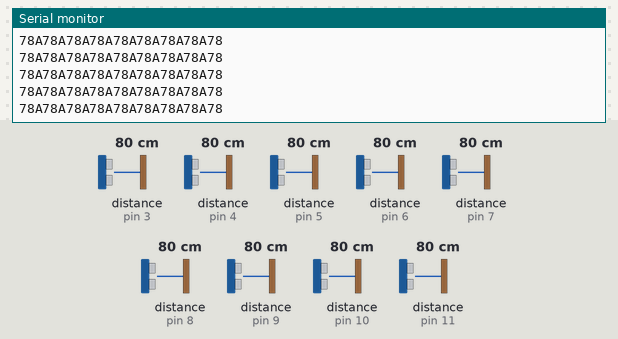
The sketch below on a simulated Arduino Mega 2560, built with avr-gcc and run on an emulated ATmega2560. Shown: the last lines printed to the serial monitor. Wiring (inferred from the names in the program): 9 × ultrasonic range finder: trigger pin 22, echo pin 3 / trigger pin 23, echo pin 4 / trigger pin 24, echo pin 5 / trigger pin 25, echo pin 6 / trigger pin 26, echo pin 7 / trigger pin 27, echo pin 8 / trigger pin 28, echo pin 9 / trigger pin 29, echo pin 10 / trigger pin 30, echo pin 11. The test bench sets the inputs (shaded band); at power-on: distance to the obstacle (sensors on pin 3, pin 4, pin 5, pin 6, pin 7, pin 8, pin 9, pin 10, pin 11) 80 cm. The echo pulse lasts 58.3 µs per cm.

Above: at 1.2 s.
1.3 s: distance to the obstacle (sensor on pin 3) set to 2 cm
At 1.42 s:
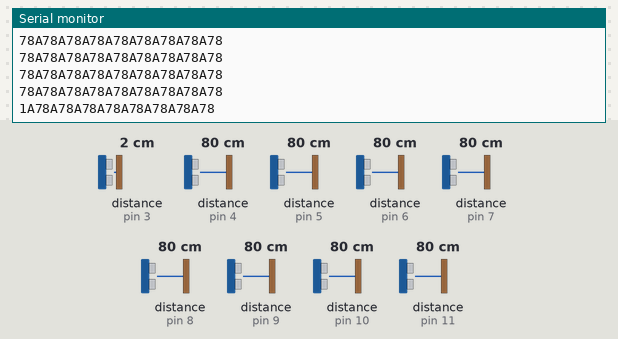
2.8 s: distance to the obstacle (sensor on pin 4) set to 2 cm
At 2.83 s:
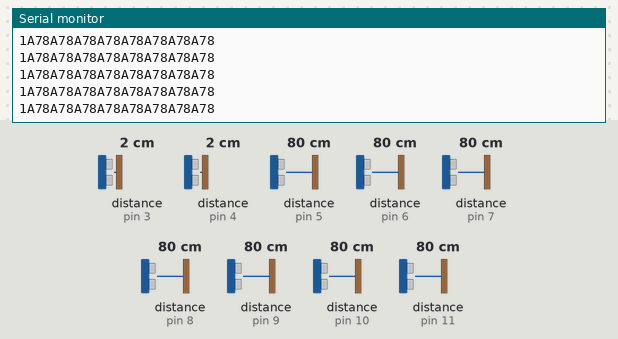
4.3 s: distance to the obstacle (sensor on pin 5) set to 250 cm
At 4.43 s:
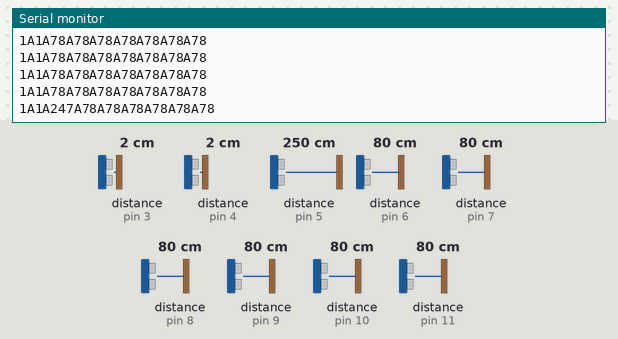
7.3 s: distance to the obstacle (sensor on pin 6) set to 2 cm
At 7.3 s:
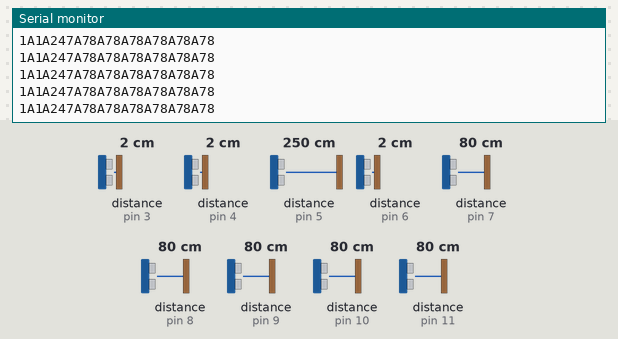
8.8 s: distance to the obstacle (sensor on pin 7) set to 2 cm
At 8.82 s:
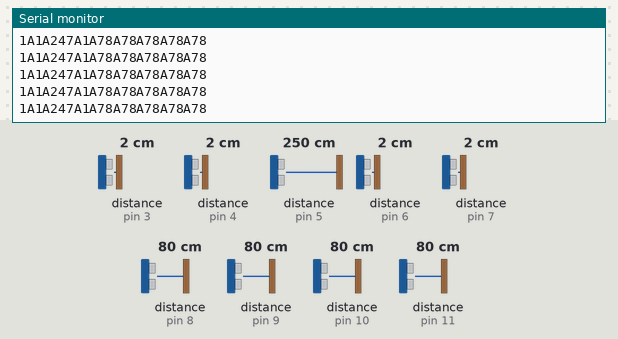
10.3 s: distance to the obstacle (sensor on pin 8) set to 2 cm
At 10.8 s:
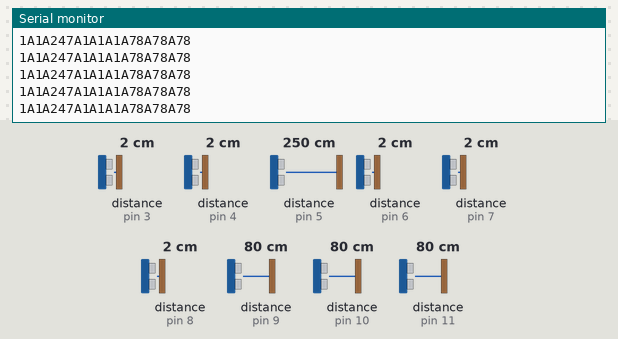
Timing chart, 0 to 12.8 s (numbered marks = the images above; inputs shaded):
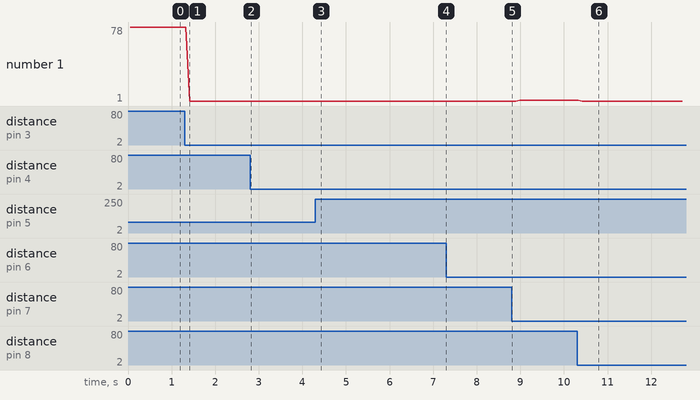

Measured:
- after the input at 1.3 s, the serial monitor: prints a new line after 0.12 s (image 1)
- after the input at 4.3 s, the serial monitor: prints a new line after 0.13 s (image 3)
- after the input at 10.3 s, the serial monitor: prints a new line at once (image 6)
- plotted number 1: 78 → 1 after the input at 1.3 s, 1 → 2 after the input at 8.8 s

The sketch:

First_Draft.ino
```cpp
String concatDistance;


//////////////////////////--Ultrasonic 1 pin declaration/////////////////////////////////////////////////////////////////////////////
const int trigPin1 = 22;
const int echoPin1 = 3;
long duration1;
int distance1;
String stringDistance1;
//////////////////////////////////////////////////////////////////////////////////////////////////////////////////////////////////


//////////////////////////--Ultrasonic 2 pin declaration/////////////////////////////////////////////////////////////////////////////
const int trigPin2 = 23;
const int echoPin2 = 4;
long duration2;
int distance2;
String stringDistance2;
//////////////////////////////////////////////////////////////////////////////////////////////////////////////////////////////////


//////////////////////////--Ultrasonic 3 pin declaration/////////////////////////////////////////////////////////////////////////////
const int trigPin3 = 24;
const int echoPin3 = 5;
long duration3;
int distance3;
String stringDistance3;
//////////////////////////////////////////////////////////////////////////////////////////////////////////////////////////////////


//////////////////////////--Ultrasonic 4 pin declaration/////////////////////////////////////////////////////////////////////////////
const int trigPin4 = 25;
const int echoPin4 = 6;
long duration4;
int distance4;
String stringDistance4;
//////////////////////////////////////////////////////////////////////////////////////////////////////////////////////////////////


//////////////////////////--Ultrasonic 5 pin declaration/////////////////////////////////////////////////////////////////////////////
const int trigPin5 = 26;
const int echoPin5 = 7;
long duration5;
int distance5;
String stringDistance5;
//////////////////////////////////////////////////////////////////////////////////////////////////////////////////////////////////


//////////////////////////--Ultrasonic 6 pin declaration/////////////////////////////////////////////////////////////////////////////
const int trigPin6 = 27;
const int echoPin6 = 8;
long duration6;
int distance6;
String stringDistance6;
//////////////////////////////////////////////////////////////////////////////////////////////////////////////////////////////////


//////////////////////////--Ultrasonic 7 pin declaration/////////////////////////////////////////////////////////////////////////////
const int trigPin7 = 28;
const int echoPin7 = 9;
long duration7;
int distance7;
String stringDistance7;
//////////////////////////////////////////////////////////////////////////////////////////////////////////////////////////////////


//////////////////////////--Ultrasonic 8 pin declaration/////////////////////////////////////////////////////////////////////////////
const int trigPin8 = 29;
const int echoPin8 = 10;
long duration8;
int distance8;
String stringDistance8;
//////////////////////////////////////////////////////////////////////////////////////////////////////////////////////////////////


//////////////////////////--Ultrasonic 8 pin declaration/////////////////////////////////////////////////////////////////////////////
const int trigPin9 = 30;
const int echoPin9 = 11;
long duration9;
int distance9;
String stringDistance9;
//////////////////////////////////////////////////////////////////////////////////////////////////////////////////////////////////


void setup() {


  Serial.begin(115200); // Starts the serial communication


  //////////////////////////--Ultrasonic 1 Setup/////////////////////////////////////////////////////////////////////////////////////

  pinMode(trigPin1, OUTPUT); // Sets the trigPin as an Output
  pinMode(echoPin1, INPUT); // Sets the echoPin as an Input
  //////////////////////////////////////////////////////////////////////////////////////////////////////////////////////////////////


  //////////////////////////--Ultrasonic 2 Setup/////////////////////////////////////////////////////////////////////////////////////

  pinMode(trigPin2, OUTPUT); // Sets the trigPin as an Output
  pinMode(echoPin2, INPUT); // Sets the echoPin as an Input
  //////////////////////////////////////////////////////////////////////////////////////////////////////////////////////////////////


  //////////////////////////--Ultrasonic 3 Setup/////////////////////////////////////////////////////////////////////////////////////

  pinMode(trigPin3, OUTPUT); // Sets the trigPin as an Output
  pinMode(echoPin3, INPUT); // Sets the echoPin as an Input
  //////////////////////////////////////////////////////////////////////////////////////////////////////////////////////////////////


  //////////////////////////--Ultrasonic 4 Setup/////////////////////////////////////////////////////////////////////////////////////

  pinMode(trigPin4, OUTPUT); // Sets the trigPin as an Output
  pinMode(echoPin4, INPUT); // Sets the echoPin as an Input
  //////////////////////////////////////////////////////////////////////////////////////////////////////////////////////////////////


  //////////////////////////--Ultrasonic 5 Setup/////////////////////////////////////////////////////////////////////////////////////

  pinMode(trigPin5, OUTPUT); // Sets the trigPin as an Output
  pinMode(echoPin5, INPUT); // Sets the echoPin as an Input
  //////////////////////////////////////////////////////////////////////////////////////////////////////////////////////////////////


  //////////////////////////--Ultrasonic 6 Setup/////////////////////////////////////////////////////////////////////////////////////

  pinMode(trigPin6, OUTPUT); // Sets the trigPin as an Output
  pinMode(echoPin6, INPUT); // Sets the echoPin as an Input
  //////////////////////////////////////////////////////////////////////////////////////////////////////////////////////////////////


  //////////////////////////--Ultrasonic 7 Setup/////////////////////////////////////////////////////////////////////////////////////

  pinMode(trigPin7, OUTPUT); // Sets the trigPin as an Output
  pinMode(echoPin7, INPUT); // Sets the echoPin as an Input
  //////////////////////////////////////////////////////////////////////////////////////////////////////////////////////////////////


  //////////////////////////--Ultrasonic 8 Setup/////////////////////////////////////////////////////////////////////////////////////

  pinMode(trigPin8, OUTPUT); // Sets the trigPin as an Output
  pinMode(echoPin8, INPUT); // Sets the echoPin as an Input
  //////////////////////////////////////////////////////////////////////////////////////////////////////////////////////////////////


  //////////////////////////--Ultrasonic 9 Setup/////////////////////////////////////////////////////////////////////////////////////

  pinMode(trigPin9, OUTPUT); // Sets the trigPin as an Output
  pinMode(echoPin9, INPUT); // Sets the echoPin as an Input
  //////////////////////////////////////////////////////////////////////////////////////////////////////////////////////////////////


}

void loop() {
  //////////////////////////--Ultrasonic 1 Data collection/////////////////////////////////////////////////////////////////////////////////////
  // Clears the trigPin
  digitalWrite(trigPin1, LOW);
  delayMicroseconds(2);
  // Sets the trigPin on HIGH state for 10 micro seconds
  digitalWrite(trigPin1, HIGH);
  delayMicroseconds(10);
  digitalWrite(trigPin1, LOW);
  // Reads the echoPin, returns the sound wave travel time in microseconds
  duration1 = pulseIn(echoPin1, HIGH);
  // Calculating the distance
  distance1 = duration1 * 0.034 / 2;
  // Prints the distance on the Serial Monitor
  //Serial.print("Distance1: "); Serial.print(distance1);
  stringDistance1 = String(distance1);
  /////////////////////////////////////////////////////////////////////////////////////////////////////////////////////////////////////////


  //////////////////////////--Ultrasonic 2 Data collection/////////////////////////////////////////////////////////////////////////////////////
  // Clears the trigPin
  digitalWrite(trigPin2, LOW);
  delayMicroseconds(2);
  // Sets the trigPin on HIGH state for 10 micro seconds
  digitalWrite(trigPin2, HIGH);
  delayMicroseconds(10);
  digitalWrite(trigPin2, LOW);
  // Reads the echoPin, returns the sound wave travel time in microseconds
  duration2 = pulseIn(echoPin2, HIGH);
  // Calculating the distance
  distance2 = duration2 * 0.034 / 2;
  // Prints the distance on the Serial Monitor
  //Serial.print("    Distance2: "); Serial.print(distance2);
  stringDistance2 = String(distance2);
  /////////////////////////////////////////////////////////////////////////////////////////////////////////////////////////////////////////


  //////////////////////////--Ultrasonic 3 Data collection/////////////////////////////////////////////////////////////////////////////////////
  // Clears the trigPin
  digitalWrite(trigPin3, LOW);
  delayMicroseconds(2);
  // Sets the trigPin on HIGH state for 10 micro seconds
  digitalWrite(trigPin3, HIGH);
  delayMicroseconds(10);
  digitalWrite(trigPin3, LOW);
  // Reads the echoPin, returns the sound wave travel time in microseconds
  duration3 = pulseIn(echoPin3, HIGH);
  // Calculating the distance
  distance3 = duration3 * 0.034 / 2;
  // Prints the distance on the Serial Monitor
  //Serial.print("    Distance3: "); Serial.print(distance3);
  stringDistance3 = String(distance3);
  /////////////////////////////////////////////////////////////////////////////////////////////////////////////////////////////////////////


  //////////////////////////--Ultrasonic 4 Data collection/////////////////////////////////////////////////////////////////////////////////////
  // Clears the trigPin
  digitalWrite(trigPin4, LOW);
  delayMicroseconds(2);
  // Sets the trigPin on HIGH state for 10 micro seconds
  digitalWrite(trigPin4, HIGH);
  delayMicroseconds(10);
  digitalWrite(trigPin4, LOW);
  // Reads the echoPin, returns the sound wave travel time in microseconds
  duration4 = pulseIn(echoPin4, HIGH);
  // Calculating the distance
  distance4 = duration4 * 0.034 / 2;
  // Prints the distance on the Serial Monitor
  // Serial.print("    Distance4: "); Serial.print(distance4);
  stringDistance4 = String(distance4);
  /////////////////////////////////////////////////////////////////////////////////////////////////////////////////////////////////////////


  //////////////////////////--Ultrasonic 5 Data collection/////////////////////////////////////////////////////////////////////////////////////
  // Clears the trigPin
  digitalWrite(trigPin5, LOW);
  delayMicroseconds(2);
  // Sets the trigPin on HIGH state for 10 micro seconds
  digitalWrite(trigPin5, HIGH);
  delayMicroseconds(10);
  digitalWrite(trigPin5, LOW);
  // Reads the echoPin, returns the sound wave travel time in microseconds
  duration5 = pulseIn(echoPin5, HIGH);
  // Calculating the distance
  distance5 = duration5 * 0.034 / 2;
  // Prints the distance on the Serial Monitor
  //Serial.print("    Distance5: "); Serial.print(distance5);
  stringDistance5 = String(distance5);
  /////////////////////////////////////////////////////////////////////////////////////////////////////////////////////////////////////////


  //////////////////////////--Ultrasonic 6 Data collection/////////////////////////////////////////////////////////////////////////////////////
  // Clears the trigPin
  digitalWrite(trigPin6, LOW);
  delayMicroseconds(2);
  // Sets the trigPin on HIGH state for 10 micro seconds
  digitalWrite(trigPin6, HIGH);
  delayMicroseconds(10);
  digitalWrite(trigPin6, LOW);
  // Reads the echoPin, returns the sound wave travel time in microseconds
  duration6 = pulseIn(echoPin6, HIGH);
  // Calculating the distance
  distance6 = duration6 * 0.034 / 2;
  // Prints the distance on the Serial Monitor
  //Serial.print("    Distance6: "); Serial.print(distance6);
  stringDistance6 = String(distance6);
  /////////////////////////////////////////////////////////////////////////////////////////////////////////////////////////////////////////


  //////////////////////////--Ultrasonic 7 Data collection/////////////////////////////////////////////////////////////////////////////////////
  // Clears the trigPin
  digitalWrite(trigPin7, LOW);
  delayMicroseconds(2);
  // Sets the trigPin on HIGH state for 10 micro seconds
  digitalWrite(trigPin7, HIGH);
  delayMicroseconds(10);
  digitalWrite(trigPin7, LOW);
  // Reads the echoPin, returns the sound wave travel time in microseconds
  duration7 = pulseIn(echoPin7, HIGH);
  // Calculating the distance
  distance7 = duration7 * 0.034 / 2;
  // Prints the distance on the Serial Monitor
  //Serial.print("    Distance7: "); Serial.print(distance7);
  stringDistance7 = String(distance7);
  /////////////////////////////////////////////////////////////////////////////////////////////////////////////////////////////////////////


  //////////////////////////--Ultrasonic 8 Data collection/////////////////////////////////////////////////////////////////////////////////////
  // Clears the trigPin
  digitalWrite(trigPin8, LOW);
  delayMicroseconds(2);
  // Sets the trigPin on HIGH state for 10 micro seconds
  digitalWrite(trigPin8, HIGH);
  delayMicroseconds(10);
  digitalWrite(trigPin8, LOW);
  // Reads the echoPin, returns the sound wave travel time in microseconds
  duration8 = pulseIn(echoPin8, HIGH);
  // Calculating the distance
  distance8 = duration8 * 0.034 / 2;
  // Prints the distance on the Serial Monitor
  //Serial.print("    Distance8: "); Serial.println(distance8);
  stringDistance8 = String(distance8);
  /////////////////////////////////////////////////////////////////////////////////////////////////////////////////////////////////////////


  //////////////////////////--Ultrasonic 9 Data collection/////////////////////////////////////////////////////////////////////////////////////
  // Clears the trigPin
  digitalWrite(trigPin9, LOW);
  delayMicroseconds(2);
  // Sets the trigPin on HIGH state for 10 micro seconds
  digitalWrite(trigPin9, HIGH);
  delayMicroseconds(10);
  digitalWrite(trigPin9, LOW);
  // Reads the echoPin, returns the sound wave travel time in microseconds
  duration9 = pulseIn(echoPin9, HIGH);
  // Calculating the distance
  distance9 = duration9 * 0.034 / 2;
  // Prints the distance on the Serial Monitor
  //Serial.print("    Distance9: "); Serial.println(distance8);
  stringDistance9 = String(distance9);
  /////////////////////////////////////////////////////////////////////////////////////////////////////////////////////////////////////////


  concatDistance = stringDistance1 + "A" + stringDistance2 + "A" + stringDistance3 + "A" + stringDistance4 + "A" + stringDistance5 + "A" + stringDistance6  + "A" + stringDistance7 + "A" + stringDistance8 + "A" + stringDistance9 ;
  Serial.println(concatDistance);


  delay(50);
}
```
